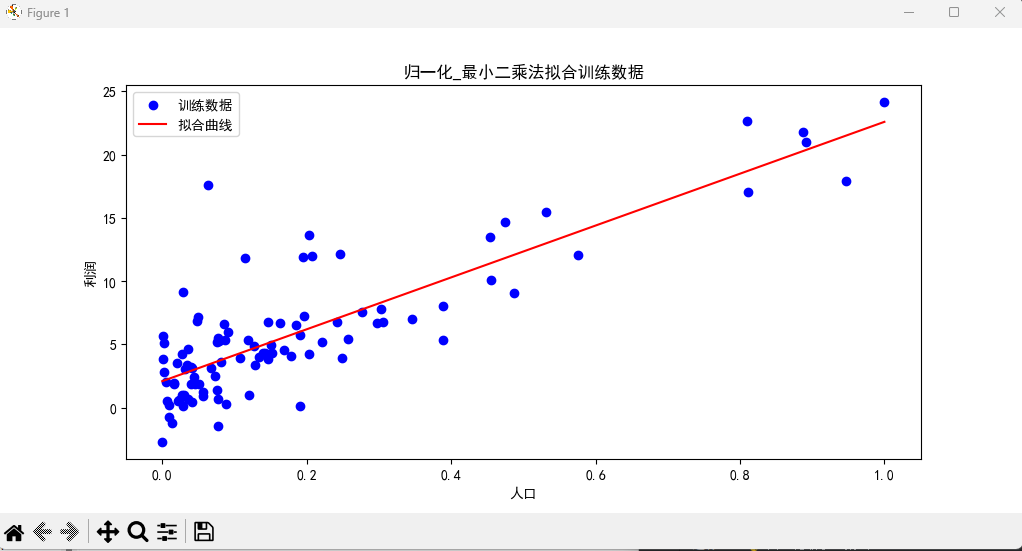

Python code for this plot:
import numpy as np
import matplotlib.pyplot as plt
import pandas as pd
from sklearn.preprocessing import StandardScaler
from sklearn.preprocessing import MinMaxScaler
import matplotlib
matplotlib.rcParams['font.sans-serif'] = ['SimHei']
matplotlib.rcParams['axes.unicode_minus'] = False
# 读取数据
data = pd.read_csv(r"D:\python\data_input_study\regress_data1.csv")

# 分离特征和目标变量
X = data.iloc[:, :-1].values
y = data.iloc[:, -1:].values


scaler = MinMaxScaler()
X_data =scaler.fit_transform(X)
y_data =y

# 添加截距项
X_data = np.column_stack((np.ones(X_data.shape[0]), X_data))

# 利用最小二乘法求解线性回归模型
W_best = np.linalg.inv(X_data.T @ X_data) @ X_data.T @ y_data

# 预测
x = np.linspace(X_data[:, 1].min(), X_data[:, 1].max(), 100)
X_pred = np.column_stack((np.ones(x.shape), x))
y_pred = np.dot(X_pred, W_best)

# 绘制原始数据和拟合直线
plt.figure(figsize=(8, 4))
plt.scatter(X_data[:, 1], y_data, color='blue', label='训练数据')
plt.plot(x, y_pred, color='red', label='拟合曲线')
plt.xlabel('人口')
plt.ylabel('利润')
plt.legend()
plt.title('归一化_最小二乘法拟合训练数据')
plt.show()
